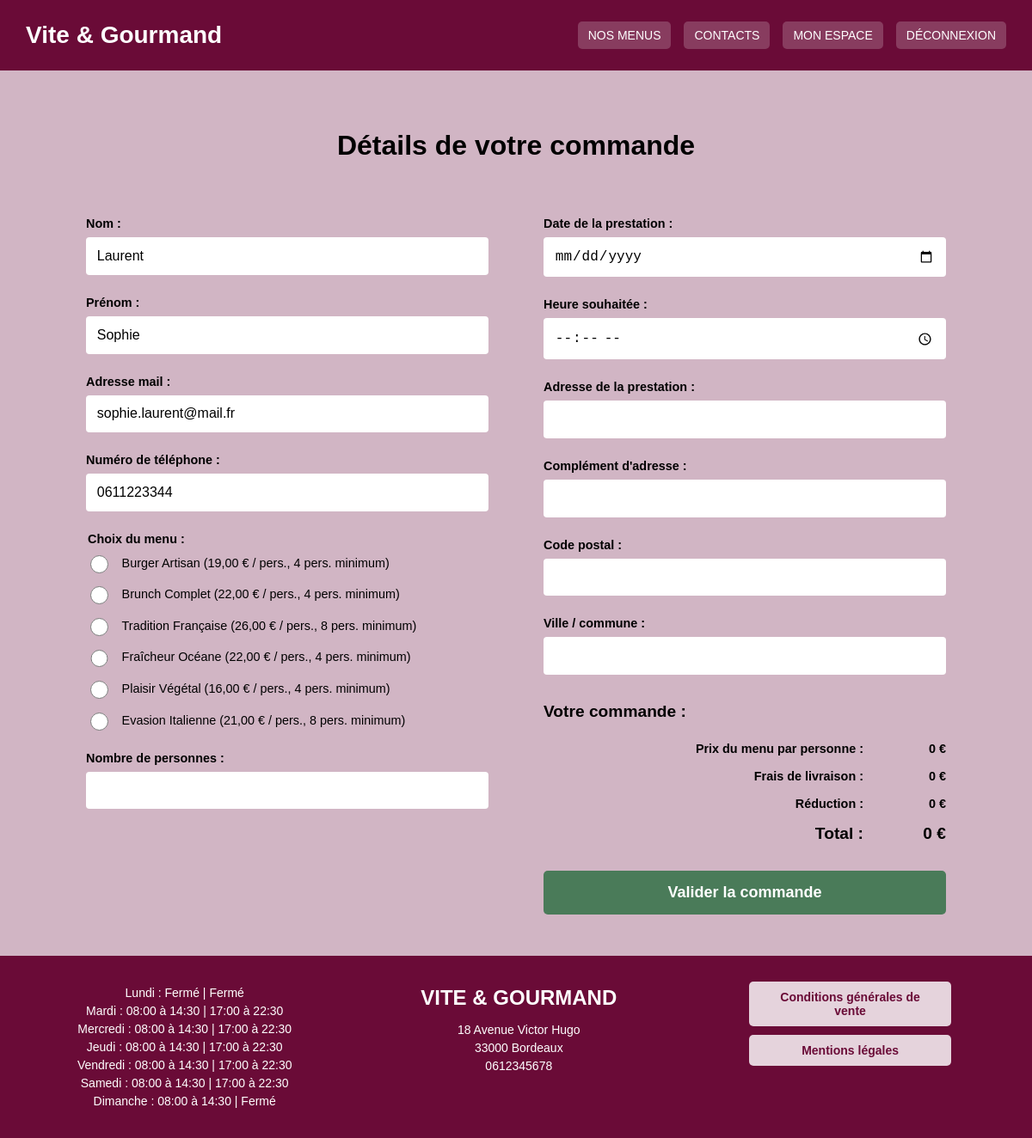
The page /commandes.php (signed in) on the database its author committed.
### tables this page shows
CREATE TABLE utilisateur (
id INT AUTO_INCREMENT PRIMARY KEY,
role_id INT NOT NULL,
email VARCHAR(255) NOT NULL UNIQUE,
mot_de_passe VARCHAR(255) NOT NULL,
nom VARCHAR(100),
prenom VARCHAR(100),
telephone VARCHAR(20),
adresse_postale VARCHAR(255),
ville VARCHAR(100),
pays VARCHAR(100) DEFAULT 'France',
actif BOOLEAN NOT NULL DEFAULT TRUE,
FOREIGN KEY (role_id) REFERENCES role(id)
);

CREATE TABLE menu (
id INT AUTO_INCREMENT PRIMARY KEY,
titre VARCHAR(100) NOT NULL,
description TEXT NOT NULL,
nombre_personne_minimum INT NOT NULL,
prix_par_personne DECIMAL(10,2) NOT NULL,
quantite_restante INT NOT NULL DEFAULT 0,
conditions TEXT,
image_url VARCHAR(255),
theme_id INT NOT NULL,
regime_id INT NOT NULL,
FOREIGN KEY (theme_id) REFERENCES theme(id),
FOREIGN KEY (regime_id) REFERENCES regime(id)
);

CREATE TABLE horaires (
    id INT AUTO_INCREMENT PRIMARY KEY,
    jour VARCHAR(20) NOT NULL,
    ouverture_matin TIME,
    fermeture_matin TIME,
    ouverture_soir TIME,
    fermeture_soir TIME,
    est_ferme BOOLEAN DEFAULT FALSE
);

### includes/Menus.php (called while the page is built, shortened)
<?php
class Menus {
    private $pdo;
    public function __construct($pdo) {
        $this->pdo = $pdo;
    }
    public function trouver_tous() {
        $sql = "SELECT id, titre, description, nombre_personne_minimum, prix_par_personne, image_url, quantite_restante
                FROM menu
                ORDER BY id";
        $requete = $this->pdo->query($sql);
        return $requete->fetchAll(PDO::FETCH_ASSOC);
    }
}

### commandes.php (the view, shortened to what this page needs)
<?php
require_once 'includes/db.php';
$sql = "SELECT nom, prenom, email, telephone FROM utilisateur WHERE id = :id";
$requete = $pdo->prepare($sql);
$requete->execute(['id' => $_SESSION['utilisateur_id']]);
$client = $requete->fetch(PDO::FETCH_ASSOC);
require_once 'includes/Menus.php';
$modele_menus = new Menus($pdo);
$menus = $modele_menus->trouver_tous();
$menu_choisi = 0;
?>
<!DOCTYPE html>
<html lang="fr">
<head>
    <link rel="stylesheet" href="css/style.css">
  </head>
<body>
   <?php include_once 'includes/header.php'; ?>
    <main class="page-commande">
    <h1>Détails de votre commande</h1>
        <form action="traitement_commande.php" method="POST" id="formulaire-commande">
            <div class="colonne-gauche">
                <div class="champ-saisie">
                    <label for="nom">Nom :</label>
                    <input type="text" id="nom" name="nom" value="<?php echo htmlspecialchars($client['nom']); ?>" readonly>
                </div>
                <div class="champ-saisie">
                    <label for="prenom">Prénom :</label>
                    <input type="text" id="prenom" name="prenom" value="<?php echo htmlspecialchars($client['prenom']); ?>" readonly>
                </div>
                <div class="champ-saisie">
                    <label for="email">Adresse mail :</label>
                    <input type="email" id="email" name="email" value="<?php echo htmlspecialchars($client['email']); ?>" readonly>
                </div>
                <div class="champ-saisie">
                    <label for="telephone">Numéro de téléphone :</label>
                    <input type="tel" id="telephone" name="telephone" value="<?php echo htmlspecialchars($client['telephone']); ?>" readonly>
                </div>
            <div class="champ-choix-menu">
            <fieldset>
            <legend>Choix du menu :</legend>
            <div class="options-menu">
                <?php foreach ($menus as $un_menu) { ?>
                    <label>
                        <input type="radio" name="menu" value="<?php echo $un_menu['id']; ?>"
                            data-prix="<?php echo $un_menu['prix_par_personne']; ?>"
                            data-minimum="<?php echo $un_menu['nombre_personne_minimum']; ?>"
                            <?php if ($un_menu['id'] == $menu_choisi) { echo 'checked'; } ?>
                            <?php if ($un_menu['quantite_restante'] <= 0) { echo 'disabled'; } ?>
                            required>
                        <?php echo htmlspecialchars($un_menu['titre']); ?>
                        (<?php echo number_format($un_menu['prix_par_personne'], 2, ',', ' '); ?> € / pers., <?php echo $un_menu['nombre_personne_minimum']; ?> pers. minimum)
                    </label>
                <?php } ?>
            </div>
            </fieldset>
                <div class="champ-saisie">
                    <label for="nombre-personnes">Nombre de personnes :</label>
                    <input type="number" id="nombre-personnes" name="nombre-personnes" min="1" required>
                </div>
            </div>
        </div>
            <div class="colonne-droite">
                 <div class="champ-saisie">
                    <label for="date-prestation">Date de la prestation :</label>
                    <input type="date" id="date-prestation" name="date-prestation" required>
                </div>
                <div class="champ-saisie">
                    <label for="heure-souhaitee">Heure souhaitée :</label>
                    <input type="time" id="heure-souhaitee" name="heure-souhaitee" required>
                </div>
                <div class="champ-saisie">
                    <label for="adresse">Adresse de la prestation :</label>
                    <input type="text" id="adresse" name="adresse" required>
                </div>
                <div class="champ-saisie">
                    <label for="complement">Complément d'adresse :</label>
                    <input type="text" id="complement" name="complement">
                </div>
                <div class="champ-saisie">
                    <label for="code-postal">Code postal :</label>
                    <input type="text" id="code-postal" name="code-postal" required>
                </div>
                <div class="champ-saisie">
                    <label for="ville">Ville / commune :</label>
                    <input type="text" id="ville" name="ville" required>
                </div>
            <div class="zone-recap">
            <p class="titre-recap">Votre commande :</p>
                <div class="ligne-recap">
                    <label for="prix-unitaire">Prix du menu par personne :</label>
                    <input type="text" id="prix-unitaire" name="prix-unitaire" readonly value="0 €">
                </div>
                <div class="ligne-recap">
                    <label for="frais-livraison">Frais de livraison :</label>
                    <input type="text" id="frais-livraison" name="frais-livraison" readonly value="0 €">
                </div>
                <div class="ligne-recap">
                    <label for="reduction">Réduction :</label>
                    <input type="text" id="reduction" name="reduction" readonly value="0 €">
                </div>
                <div class="ligne-recap total-recap">
                    <label for="total">Total :</label>
                    <input type="text" id="total" name="total" readonly value="0 €">
                </div>
            </div>
        <button type="submit" class="bouton-payer">Valider la commande</button>
        </div>
    </form>
    </main>
   <?php include_once 'includes/footer.php'; ?>
</body>
</html>

### includes/footer.php (shortened to what this page needs)
<?php
$sql = "SELECT * FROM horaires";
$requete = $pdo->query($sql);
$horaires = $requete->fetchAll(PDO::FETCH_ASSOC);
?>
<footer class="pied-de-page">
    <div class="footer-horaires">
      <?php foreach ($horaires as $ligne) {
    if ($ligne['ouverture_matin'] == null) {
        $matin = "Fermé";
    } else {
        $matin = substr($ligne['ouverture_matin'], 0, 5) . ' à ' . substr($ligne['fermeture_matin'], 0, 5);
    }
    if ($ligne['ouverture_soir'] == null) {
        $soir = "Fermé";
    } else {
        $soir = substr($ligne['ouverture_soir'], 0, 5) . ' à ' . substr($ligne['fermeture_soir'], 0, 5);
    }
?>
    <p>
        <?php echo $ligne['jour']; ?> : <?php echo $matin; ?> | <?php echo $soir; ?>
    </p>
<?php } ?>
    </div>
    <div class="footer-contact">
        <p class="footer-titre">VITE & GOURMAND</p>
        <p>18 Avenue Victor Hugo</p>
        <p>33000 Bordeaux</p>
        <p>0612345678</p>
    </div>
    <div class="footer-liens">
        <a href="cgv.php">Conditions générales de vente</a>
        <a href="mentions_legales.php">Mentions légales</a>
    </div>
</footer>

### css/style.css (style rules this page uses)
body { margin: 0; font-family: Arial, sans-serif; }
.pied-de-page { background-color: #6a0b37; color: white; display: flex; flex-direction: column; padding: 30px; gap: 30px; text-align: center; font-size: 14px; }
.footer-horaires p, .footer-contact p { margin: 5px 0; }
.footer-titre { font-size: 24px; font-weight: bold; margin-bottom: 15px !important; }
.footer-liens { display: flex; flex-direction: column; gap: 10px; align-items: center; }
.footer-liens a { color: #6a0b37; background-color: #e5d3dc; padding: 10px 20px; text-decoration: none; border-radius: 5px; font-weight: bold; width: 80%; text-align: center; }
@media (min-width: 768px) { .pied-de-page { flex-direction: row; justify-content: space-around; align-items: flex-start; text-align: center; } }
.page-commande { background-color: #d1b5c4; padding: 3rem 1.5rem; color: #000; }
.page-commande h1 { text-align: center; margin-bottom: 2rem; }
#formulaire-commande { display: flex; flex-direction: column; gap: 2rem; max-width: 1000px; margin: 0 auto; }
.page-commande fieldset { border: none; padding: 0; margin: 0; }
.champ-saisie { display: flex; flex-direction: column; margin-bottom: 1.5rem; }
.champ-saisie label, .champ-choix-menu legend { font-weight: bold; font-size: 0.9rem; margin-bottom: 0.5rem; }
.champ-saisie input { padding: 0.8rem; border: none; border-radius: 4px; font-size: 1rem; background-color: #ffffff; }
.options-menu { display: flex; flex-direction: column; gap: 0.8rem; margin-bottom: 1.5rem; }
.options-menu label { display: flex; align-items: center; gap: 0.8rem; font-size: 0.9rem; font-weight: normal; }
.options-menu label { cursor: pointer; }
.options-menu input[type="radio"] { width: 1.3rem; height: 1.3rem; accent-color: #6a0b37; flex-shrink: 0; }
.bouton-payer { background-color: #4A7B59; color: white; border: none; border-radius: 5px; padding: 15px; font-size: 18px; font-weight: bold; cursor: pointer; width: 100%; margin-top: 1rem; }
.zone-recap { margin-top: 2rem; }
.titre-recap { font-weight: bold; font-size: 1.2rem; margin-bottom: 1.5rem; }
.ligne-recap { display: flex; justify-content: flex-end; align-items: center; gap: 1rem; margin-bottom: 1rem; }
.ligne-recap label { font-size: 0.9rem; font-weight: bold; }
.ligne-recap input { background-color: transparent; border: none; text-align: right; font-size: 0.9rem; font-weight: bold; color: #000; width: 80px; padding: 0; }
.total-recap label, .total-recap input { font-size: 1.2rem; }
@media (min-width: 768px) { .page-commande h1 { margin-bottom: 4rem; } }
@media (min-width: 768px) { #formulaire-commande { display: grid; grid-template-columns: 1fr 1fr; gap: 4rem; } }

### rows shown on the page
utilisateur: nom "Laurent", prenom "Sophie", email "sophie.laurent@mail.fr", telephone "0611223344"
menu: quantite_restante "☐ Burger Artisan (19,00 € / pers", titre "Burger Artisan", prix_par_personne "19,00", nombre_personne_minimum "4"
menu: quantite_restante "☐ Brunch Complet (22,00 € / pers", titre "Brunch Complet", prix_par_personne "22,00", nombre_personne_minimum "4"
menu: quantite_restante "☐ Tradition Française (26,00 € /", titre "Tradition Française", prix_par_personne "26,00", nombre_personne_minimum "8"
menu: quantite_restante "☐ Fraîcheur Océane (22,00 € / pe", titre "Fraîcheur Océane", prix_par_personne "22,00", nombre_personne_minimum "4"
menu: quantite_restante "☐ Plaisir Végétal (16,00 € / per", titre "Plaisir Végétal", prix_par_personne "16,00", nombre_personne_minimum "4"
menu: quantite_restante "☐ Evasion Italienne (21,00 € / p", titre "Evasion Italienne", prix_par_personne "21,00", nombre_personne_minimum "8"
horaires: jour "Lundi", ouverture_matin "Fermé", ouverture_soir "Fermé"
horaires: jour "Mardi", matin "08:00 à 14:30", soir "17:00 à 22:30"
horaires: jour "Mercredi", matin "08:00 à 14:30", soir "17:00 à 22:30"
horaires: jour "Jeudi", matin "08:00 à 14:30", soir "17:00 à 22:30"
horaires: jour "Vendredi", matin "08:00 à 14:30", soir "17:00 à 22:30"
horaires: jour "Samedi", matin "08:00 à 14:30", soir "17:00 à 22:30"
horaires: jour "Dimanche", matin "08:00 à 14:30", ouverture_soir "Fermé"
